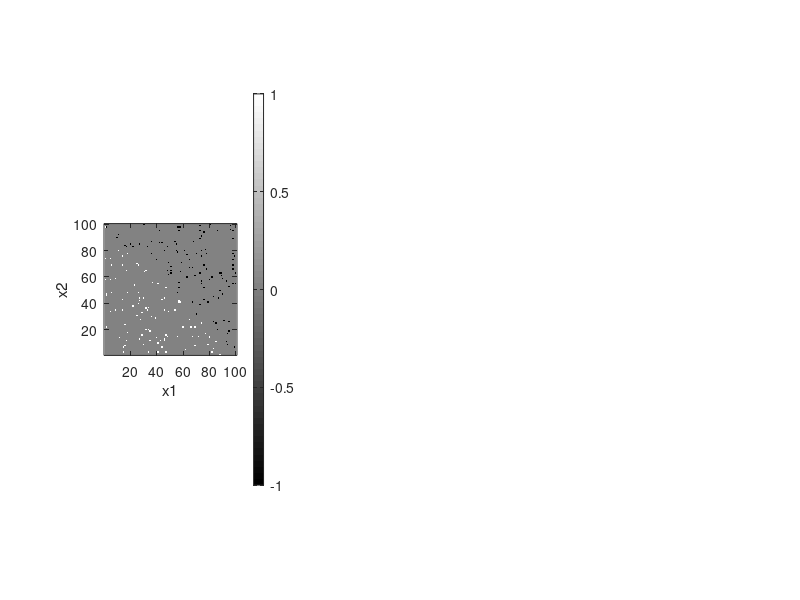

This chart was generated by the following MATLAB code: (Note: this script raises an error after producing the figure.)
% Matlab tutorial part 6, single layer neural network
clear
clc

datapoints=200;
%% linear
labels=zeros(100,100);
labelsNN=zeros(100,100);
j=1;
k=1;
for i=1:datapoints
    x=randi(100,1);
    y=randi(100,1);
    if y<-x+100
        pos(:,j)=[x;y];
        labels(pos(1,j),pos(2,j))=1;
        j=j+1;
    else
        neg(:,k)=[x;y];
        labels(neg(1,k),neg(2,k))=-1;
        k=k+1;
    end
end

figure(1)
set(1,'position',[75         634        1808         457]) % Positioning and adjusting size of figure (1)
clf
subplot(131)
imagesc(labels)
axis equal
colormap('gray')
colorbar
xlabel('x1')
ylabel('x2')
set(gca,'YDir','normal')

%% Initialization of Neural Network
neurons=1; % In this tutorial we will use 1 neuron
NN=struct; % Initialize NN as struct, this is a special container in matlab
% (and many other programing languages). You can save multiple
% variables into this container in a very convenient fashion.
% This way your program becomes well organized and easier for
% others to understand.
NN.Ws=randn(neurons,2); % You can add variables to a struct with a '.'. Here
% we initialize the weights of the neuron
NN.dWs=zeros(neurons,2); % Initialization for backProp (Gradient)
NN.Bs=0;   % Initialize the bias for layer 1
NN.dBs=0;  % Initialization for backProp (Gradient)

%% Stocatstic Gradient Descent
% Trainings parameter
iterations=10000;
eta=1e-5;
j=1;
k=1;
% Training for loop
for iter=1:iterations
    if mod(iter,2)==0
        x=pos(:,j)./100;
        target=1;
        if j>=length(pos)
            j=1;
        else
            j=j+1;
        end
    else
        x=neg(:,k)./100;
        target=-1;
        if k>=length(neg)
            k=1;
        else
            k=k+1;
        end
    end
    %% Feed Forward
    [y,y_withoutNL]=feedForward(NN,x);
    %% back Propagation
    [cost(iter),NN]=backProp(NN,x,y,y_withoutNL,target);
    %% Application of gradients
    NN.Ws=NN.Ws-eta*NN.dWs;
    NN.Bs=NN.Bs-eta*NN.dBs;
    
    %% Visualization of your training
    if mod(iter,100)==0 % each 100 iterations plot
        clc
        iter
        ypos=feedForward(NN,pos./100);
        yneg=feedForward(NN,neg./100);
        for i=1:length(pos)
            labelsNN(pos(1,i),pos(2,i))=ypos(i);
        end
        for i=1:length(neg)
            labelsNN(neg(1,i),neg(2,i))=yneg(i);
        end
        costNN(iter)=sum(sum(0.5*(labelsNN-labels).^2))/numel(labelsNN);
        costNN(iter)
        figure(1)
        subplot(131)
        imagesc(labelsNN)
        xlabel('x1')
        ylabel('x2')
        set(gca,'YDir','normal')
        subplot(132)
        title('cost in each iteration')
        hold on
        plot(iter,costNN(iter),'x')
        xlabel('iterations')
        ylabel('cost')
        
        %         title('NN output')
        %         axis equal
    end
end

%% Result
result=zeros(100,100);
for x1=1:100
    for x2=1:100
        result(x1,x2)=feedForward(NN,[x1;x2]./100);
    end
end
subplot(133)
imagesc(result)
colorbar
title('result')
xlabel('x1')
ylabel('x2')
set(gca,'YDir','normal')

if costNN(end)<0.001 && iter==iterations 
   disp('----------------------------------------------------------------------------------------------')
   fprintf('Congratulations!! You trained your neuron to produce an average error of %1.2d on the data. \n --------------well done!!-------------\n',costNN(end))
else
   error('you will need to decrease the error below 0.001 to succeed in this tutorial') 
end

